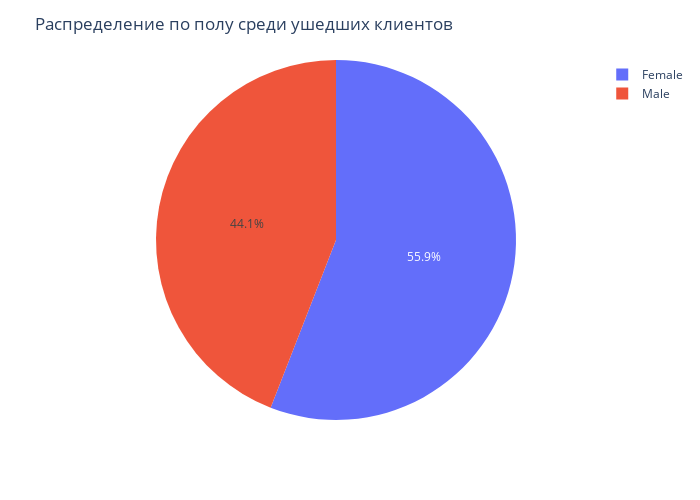

Notebook source saved alongside this figure:
### Markdown cell above
# Задание 9.6
Кто чаще уходит, мужчины или женщины? Постройте график, который иллюстрирует это.

### Code cell
exited_clients = churn_data[churn_data['Exited']==1] # отфильтруем таблицу по ушедшим клиентам
fig = px.pie(exited_clients, values=exited_clients['Gender'].value_counts().values, names=exited_clients['Gender'].value_counts().index, width=700, height=500)
fig.update_layout(title="Распределение по полу среди ушедших клиентов")

fig.show()

### Figure 1 — Plotly figure (JSON) as saved in the notebook; plotly's stock layout.template omitted (floating-point values rounded to 4 significant figures)
{"data": [{"domain": {"x": [0, 1], "y": [0, 1]}, "hovertemplate": "label=%{label}<br>value=%{value}<extra></extra>", "labels": ["Female", "Male"], "legendgroup": "", "name": "", "showlegend": true, "type": "pie", "values": [1139, 898]}], "layout": {"height": 500, "legend": {"tracegroupgap": 0}, "margin": {"t": 60}, "title": {"text": "Распределение по полу среди ушедших клиентов"}, "width": 700}}
